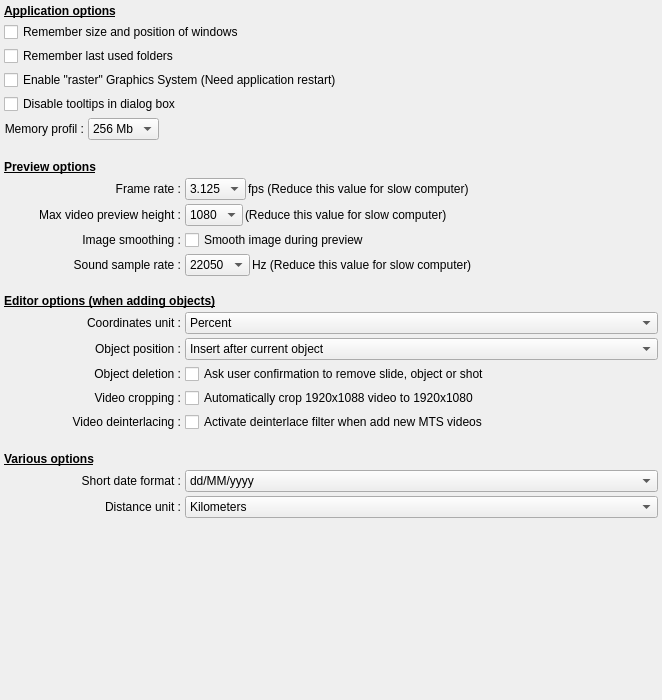
         <widget class="QWidget" name="scrollAreaWidgetContents_2">
          <property name="geometry">
           <rect>
            <x>0</x>
            <y>0</y>
            <width>662</width>
            <height>700</height>
           </rect>
          </property>
          <layout class="QGridLayout" name="gridLayout">
           <property name="leftMargin">
            <number>4</number>
           </property>
           <property name="topMargin">
            <number>4</number>
           </property>
           <property name="rightMargin">
            <number>4</number>
           </property>
           <property name="bottomMargin">
            <number>4</number>
           </property>
           <property name="spacing">
            <number>4</number>
           </property>
           <item row="29" column="0">
            <widget class="QLabel" name="label_57">
             <property name="text">
              <string>Short date format :</string>
             </property>
             <property name="alignment">
              <set>Qt::AlignRight|Qt::AlignTrailing|Qt::AlignVCenter</set>
             </property>
             <property name="buddy">
              <cstring>AppendObjectCB</cstring>
             </property>
            </widget>
           </item>
           <item row="33" column="0">
            <widget class="QLabel" name="label_61">
             <property name="text">
              <string>Distance unit :</string>
             </property>
             <property name="alignment">
              <set>Qt::AlignRight|Qt::AlignTrailing|Qt::AlignVCenter</set>
             </property>
             <property name="buddy">
              <cstring>AppendObjectCB</cstring>
             </property>
            </widget>
           </item>
           <item row="10" column="1">
            <layout class="QHBoxLayout" name="horizontalLayout_4">
             <property name="spacing">
              <number>2</number>
             </property>
             <item>
              <widget class="QComboBox" name="PreviewFrameRateCB">
               <property name="sizePolicy">
                <sizepolicy hsizetype="Preferred" vsizetype="Preferred">
                 <horstretch>0</horstretch>
                 <verstretch>0</verstretch>
                </sizepolicy>
               </property>
               <property name="toolTip">
                <string>Defines the number of images per second which will be generated to show the preview.
Note: the higher this number, the more smooth the preview will be. On the other hand, more computer resources will be required. Reduce this number on slow computers or if the gauge for your multimedia reader is frequently in the red zone.</string>
               </property>
               <item>
                <property name="text">
                 <string notr="true">3.125</string>
                </property>
               </item>
               <item>
                <property name="text">
                 <string notr="true">6</string>
                </property>
               </item>
               <item>
                <property name="text">
                 <string notr="true">8.333</string>
                </property>
               </item>
               <item>
                <property name="text">
                 <string notr="true">12.5</string>
                </property>
               </item>
               <item>
                <property name="text">
                 <string notr="true">18.75</string>
                </property>
               </item>
              </widget>
             </item>
             <item>
              <widget class="QLabel" name="label_6">
               <property name="sizePolicy">
                <sizepolicy hsizetype="Expanding" vsizetype="Preferred">
                 <horstretch>0</horstretch>
                 <verstretch>0</verstretch>
                </sizepolicy>
               </property>
               <property name="text">
                <string>fps (Reduce this value for slow computer)</string>
               </property>
              </widget>
             </item>
            </layout>
           </item>
           <item row="21" column="0">
            <widget class="QLabel" name="label_100">
             <property name="text">
              <string>Video deinterlacing :</string>
             </property>
             <property name="alignment">
              <set>Qt::AlignRight|Qt::AlignTrailing|Qt::AlignVCenter</set>
             </property>
            </widget>
           </item>
           <item row="2" column="0" colspan="2">
            <widget class="QCheckBox" name="RememberLastDirectoriesCH">
             <property name="toolTip">
              <string>If this box is checked, the directories for images, videos, projects, music and the generation of your movie will be saved and reused the next time you use ffDiaporama.</string>
             </property>
             <property name="text">
              <string>Remember last used folders</string>
             </property>
            </widget>
           </item>
           <item row="34" column="0">
            <spacer name="verticalSpacer_2">
             <property name="orientation">
              <enum>Qt::Vertical</enum>
             </property>
             <property name="sizeHint" stdset="0">
              <size>
               <width>20</width>
               <height>40</height>
              </size>
             </property>
            </spacer>
           </item>
           <item row="33" column="1">
            <widget class="QComboBox" name="DistanceUnitCB">
             <property name="toolTip">
              <string>This option lets you specify the unit to be used for distances.</string>
             </property>
             <item>
              <property name="text">
               <string>Kilometers</string>
              </property>
             </item>
             <item>
              <property name="text">
               <string>Miles</string>
              </property>
             </item>
            </widget>
           </item>
           <item row="11" column="1">
            <layout class="QHBoxLayout" name="horizontalLayout_17">
             <property name="spacing">
              <number>2</number>
             </property>
             <item>
              <widget class="QComboBox" name="MaxVideoPreviewHeightCB">
               <property name="sizePolicy">
                <sizepolicy hsizetype="Preferred" vsizetype="Preferred">
                 <horstretch>0</horstretch>
                 <verstretch>0</verstretch>
                </sizepolicy>
               </property>
               <property name="toolTip">
                <string>Sets the maximum height of videos used for the preview.
Beyond this height, the videos are automatically reduced for creating images.</string>
               </property>
               <item>
                <property name="text">
                 <string notr="true">1080</string>
                </property>
               </item>
               <item>
                <property name="text">
                 <string notr="true">720</string>
                </property>
               </item>
               <item>
                <property name="text">
                 <string notr="true">540</string>
                </property>
               </item>
               <item>
                <property name="text">
                 <string notr="true">360</string>
                </property>
               </item>
               <item>
                <property name="text">
                 <string notr="true">270</string>
                </property>
               </item>
              </widget>
             </item>
             <item>
              <widget class="QLabel" name="label_60">
               <property name="sizePolicy">
                <sizepolicy hsizetype="Expanding" vsizetype="Preferred">
                 <horstretch>0</horstretch>
                 <verstretch>0</verstretch>
                </sizepolicy>
               </property>
               <property name="text">
                <string>(Reduce this value for slow computer)</string>
               </property>
              </widget>
             </item>
            </layout>
           </item>
           <item row="20" column="0">
            <widget class="QLabel" name="label_99">
             <property name="text">
              <string>Video cropping :</string>
             </property>
             <property name="alignment">
              <set>Qt::AlignRight|Qt::AlignTrailing|Qt::AlignVCenter</set>
             </property>
            </widget>
           </item>
           <item row="18" column="0">
            <widget class="QLabel" name="label_2">
             <property name="text">
              <string>Object position :</string>
             </property>
             <property name="alignment">
              <set>Qt::AlignRight|Qt::AlignTrailing|Qt::AlignVCenter</set>
             </property>
             <property name="buddy">
              <cstring>AppendObjectCB</cstring>
             </property>
            </widget>
           </item>
           <item row="13" column="0">
            <widget class="QLabel" name="label_7">
             <property name="text">
              <string>Sound sample rate :</string>
             </property>
             <property name="alignment">
              <set>Qt::AlignRight|Qt::AlignTrailing|Qt::AlignVCenter</set>
             </property>
             <property name="buddy">
              <cstring>PreviewFrameRateCB</cstring>
             </property>
            </widget>
           </item>
           <item row="18" column="1">
            <widget class="QComboBox" name="AppendObjectCB">
             <property name="toolTip">
              <string>This option allows you to adjust the positions occupied by new objects inserted into the timeline.
- If Insert after the current selected object is selected, then the new slides will be created after the current slide.
- If Append to the end of the project is selected, then the new slides will be created at the end of the project.</string>
             </property>
             <item>
              <property name="text">
               <string>Insert after current object</string>
              </property>
             </item>
             <item>
              <property name="text">
               <string>Append at project end</string>
              </property>
             </item>
            </widget>
           </item>
           <item row="4" column="0">
            <widget class="QCheckBox" name="DisableTooltipsCB">
             <property name="toolTip">
              <string>If this box is checked, tooltips will no longer appear in dialog boxes (only what's this will be available).</string>
             </property>
             <property name="text">
              <string>Disable tooltips in dialog box</string>
             </property>
            </widget>
           </item>
           <item row="19" column="1">
            <widget class="QCheckBox" name="AskUserToRemove">
             <property name="toolTip">
              <string>If this box is checked, a confirmation prompt will be displayed every time you remove an object:
- A slide from the main window
-A shot or block from the slide properties dialog box</string>
             </property>
             <property name="text">
              <string>Ask user confirmation to remove slide, object or shot</string>
             </property>
            </widget>
           </item>
           <item row="10" column="0">
            <widget class="QLabel" name="label_5">
             <property name="text">
              <string>Frame rate :</string>
             </property>
             <property name="alignment">
              <set>Qt::AlignRight|Qt::AlignTrailing|Qt::AlignVCenter</set>
             </property>
             <property name="buddy">
              <cstring>PreviewFrameRateCB</cstring>
             </property>
            </widget>
           </item>
           <item row="6" column="0" colspan="2">
            <layout class="QHBoxLayout" name="horizontalLayout_16">
             <item>
              <widget class="QLabel" name="MemCacheProfilLabel">
               <property name="text">
                <string>Memory profil :</string>
               </property>
               <property name="alignment">
                <set>Qt::AlignRight|Qt::AlignTrailing|Qt::AlignVCenter</set>
               </property>
              </widget>
             </item>
             <item>
              <widget class="QComboBox" name="MemCacheProfilCB">
               <property name="toolTip">
                <string>&lt;html&gt;&lt;head/&gt;&lt;body&gt;&lt;p&gt;Defines the quantity of memory used as cache memory by ffDiaporama. This parameter is important because it allows to adapt ffDiaporama to your hardware.&lt;/p&gt;&lt;/body&gt;&lt;/html&gt;</string>
               </property>
               <item>
                <property name="text">
                 <string>256 Mb</string>
                </property>
               </item>
               <item>
                <property name="text">
                 <string>512 Mb</string>
                </property>
               </item>
               <item>
                <property name="text">
                 <string>1 Gb</string>
                </property>
               </item>
               <item>
                <property name="text">
                 <string>2 Gb</string>
                </property>
               </item>
              </widget>
             </item>
             <item>
              <widget class="QLabel" name="MemCacheProfilSpacer">
               <property name="sizePolicy">
                <sizepolicy hsizetype="Expanding" vsizetype="Preferred">
                 <horstretch>0</horstretch>
                 <verstretch>0</verstretch>
                </sizepolicy>
               </property>
               <property name="text">
                <string notr="true"/>
               </property>
              </widget>
             </item>
            </layout>
           </item>
           <item row="12" column="1">
            <widget class="QCheckBox" name="SmoothImageDuringPreviewCB">
             <property name="toolTip">
              <string>If this box is checked, the image smoothing effect will be applied to the images during the preview.
Remark: This effect consumes lots of resources and can result in slow preview on small machines. Unchecking this box allows then to keep a fluid preview.</string>
             </property>
             <property name="text">
              <string>Smooth image during preview</string>
             </property>
            </widget>
           </item>
           <item row="29" column="1">
            <widget class="QComboBox" name="ShortDateFmtCB">
             <property name="toolTip">
              <string>This option allows you to specify the format in which computed dates are displayed.</string>
             </property>
             <item>
              <property name="text">
               <string notr="true">dd/MM/yyyy</string>
              </property>
             </item>
             <item>
              <property name="text">
               <string notr="true">MM/dd/yyyy</string>
              </property>
             </item>
             <item>
              <property name="text">
               <string notr="true">yyyy/MM/dd</string>
              </property>
             </item>
             <item>
              <property name="text">
               <string notr="true">dd.MM.yyyy</string>
              </property>
             </item>
             <item>
              <property name="text">
               <string notr="true">MM.dd.yyyy</string>
              </property>
             </item>
             <item>
              <property name="text">
               <string notr="true">yyyy.MM.dd</string>
              </property>
             </item>
            </widget>
           </item>
           <item row="1" column="0" colspan="2">
            <widget class="QCheckBox" name="RestoreWindowCH">
             <property name="toolTip">
              <string>If this box is checked, the sizes and the positions of all windows and dialogs will be saved and reused the next time you use ffDiaporama.</string>
             </property>
             <property name="text">
              <string>Remember size and position of windows</string>
             </property>
            </widget>
           </item>
           <item row="17" column="0">
            <widget class="QLabel" name="label_34">
             <property name="text">
              <string>Coordinates unit :</string>
             </property>
             <property name="alignment">
              <set>Qt::AlignRight|Qt::AlignTrailing|Qt::AlignVCenter</set>
             </property>
            </widget>
           </item>
           <item row="21" column="1">
            <widget class="QCheckBox" name="DeinterlaceCB">
             <property name="toolTip">
              <string>If the Activate deinterlace filter when add new MTS videos is checked, deinterlace filter will automatically be activated for all .mts videos added to the project.
Remark: Some manufacturers produce videos using interlaced mode. They make it to accelerate the encoding. The problem is it deforms the image on which moved lines appear. For more information on interlaced video, see Wikipedia page on interlaced video.</string>
             </property>
             <property name="text">
              <string>Activate deinterlace filter when add new MTS videos</string>
             </property>
            </widget>
           </item>
           <item row="19" column="0">
            <widget class="QLabel" name="label_33">
             <property name="text">
              <string>Object deletion :</string>
             </property>
             <property name="alignment">
              <set>Qt::AlignRight|Qt::AlignTrailing|Qt::AlignVCenter</set>
             </property>
            </widget>
           </item>
           <item row="11" column="0">
            <widget class="QLabel" name="label_59">
             <property name="text">
              <string>Max video preview height :</string>
             </property>
             <property name="alignment">
              <set>Qt::AlignRight|Qt::AlignTrailing|Qt::AlignVCenter</set>
             </property>
             <property name="buddy">
              <cstring>PreviewFrameRateCB</cstring>
             </property>
            </widget>
           </item>
           <item row="0" column="0" colspan="2">
            <widget class="QLabel" name="label_3">
             <property name="font">
              <font>
               <weight>75</weight>
               <bold>true</bold>
               <underline>true</underline>
              </font>
             </property>
             <property name="text">
              <string>Application options</string>
             </property>
            </widget>
           </item>
           <item row="13" column="1">
            <layout class="QHBoxLayout" name="horizontalLayout_6">
             <property name="spacing">
              <number>2</number>
             </property>
             <item>
              <widget class="QComboBox" name="PreviewAudioRateCB">
               <property name="sizePolicy">
                <sizepolicy hsizetype="Preferred" vsizetype="Preferred">
                 <horstretch>0</horstretch>
                 <verstretch>0</verstretch>
                </sizepolicy>
               </property>
               <property name="toolTip">
                <string>Defines the frequency of the sound generated to show the preview.</string>
               </property>
               <item>
                <property name="text">
                 <string notr="true">22050</string>
                </property>
               </item>
               <item>
                <property name="text">
                 <string notr="true">44100</string>
                </property>
               </item>
               <item>
                <property name="text">
                 <string notr="true">48000</string>
                </property>
               </item>
              </widget>
             </item>
             <item>
              <widget class="QLabel" name="label_50">
               <property name="sizePolicy">
                <sizepolicy hsizetype="Expanding" vsizetype="Preferred">
                 <horstretch>0</horstretch>
                 <verstretch>0</verstretch>
                </sizepolicy>
               </property>
               <property name="text">
                <string>Hz (Reduce this value for slow computer)</string>
               </property>
              </widget>
             </item>
            </layout>
           </item>
           <item row="16" column="0" colspan="2">
            <widget class="QLabel" name="label">
             <property name="font">
              <font>
               <weight>75</weight>
               <bold>true</bold>
               <underline>true</underline>
              </font>
             </property>
             <property name="text">
              <string>
Editor options (when adding objects)</string>
             </property>
             <property name="alignment">
              <set>Qt::AlignBottom|Qt::AlignLeading|Qt::AlignLeft</set>
             </property>
            </widget>
           </item>
           <item row="12" column="0">
            <widget class="QLabel" name="label_42">
             <property name="text">
              <string>Image smoothing :</string>
             </property>
             <property name="alignment">
              <set>Qt::AlignRight|Qt::AlignTrailing|Qt::AlignVCenter</set>
             </property>
            </widget>
           </item>
           <item row="17" column="1">
            <widget class="QComboBox" name="UnitCB">
             <property name="toolTip">
              <string>This option allows to select the unit for the coordinates which will be used in the properties dialog.
 You can choose:
 - Percentage: Coordinates (X, Y, Width and Height) are expressed in percentages
 - Pixel: Coordinates (X, Y, Width and Height) are expressed in pixels relative to a screen in 1080p mode</string>
             </property>
             <item>
              <property name="text">
               <string>Percent</string>
              </property>
             </item>
             <item>
              <property name="text">
               <string>Pixel</string>
              </property>
             </item>
            </widget>
           </item>
           <item row="3" column="0" colspan="2">
            <widget class="QCheckBox" name="RasterModeCB">
             <property name="toolTip">
              <string>If this box is checked, the graphic system &quot;raster&quot; is used instead of the default graphic system. This option is used only at application start up.
The &quot;raster&quot; Graphics accelerates the display but can raise problems on some computer in particular with KDE.</string>
             </property>
             <property name="text">
              <string>Enable &quot;raster&quot; Graphics System (Need application restart)</string>
             </property>
            </widget>
           </item>
           <item row="9" column="0" colspan="2">
            <widget class="QLabel" name="label_4">
             <property name="sizePolicy">
              <sizepolicy hsizetype="Preferred" vsizetype="Fixed">
               <horstretch>0</horstretch>
               <verstretch>0</verstretch>
              </sizepolicy>
             </property>
             <property name="minimumSize">
              <size>
               <width>0</width>
               <height>30</height>
              </size>
             </property>
             <property name="maximumSize">
              <size>
               <width>16777215</width>
               <height>30</height>
              </size>
             </property>
             <property name="font">
              <font>
               <weight>75</weight>
               <bold>true</bold>
               <underline>true</underline>
              </font>
             </property>
             <property name="text">
              <string>Preview options</string>
             </property>
             <property name="alignment">
              <set>Qt::AlignBottom|Qt::AlignLeading|Qt::AlignLeft</set>
             </property>
            </widget>
           </item>
           <item row="20" column="1">
            <widget class="QCheckBox" name="Crop1088To1080CB">
             <property name="toolTip">
              <string>If the Automatically crop 1920×1088 video to 1920×1080 is checked then video images are automatically cropped.
Remark: Some manufacturers produce FullHD videos 1920×1088 rather than 1920×1080. They make it to accelerate the encoding which is faster with a multiple of 16 lines. But this size is not 16:9. To keep the whole image, not only the image is deformed to fit into the screen but besides black bands appear on the sides. To avoid all these problems, by checking this box, these videos are truncated to be returned to the 1920×1080 sizes. Then 4 lines are cut at the top and bottom.</string>
             </property>
             <property name="text">
              <string>Automatically crop 1920x1088 video to 1920x1080</string>
             </property>
            </widget>
           </item>
           <item row="28" column="0" colspan="2">
            <widget class="QLabel" name="label_58">
             <property name="sizePolicy">
              <sizepolicy hsizetype="Preferred" vsizetype="Fixed">
               <horstretch>0</horstretch>
               <verstretch>0</verstretch>
              </sizepolicy>
             </property>
             <property name="minimumSize">
              <size>
               <width>0</width>
               <height>30</height>
              </size>
             </property>
             <property name="maximumSize">
              <size>
               <width>16777215</width>
               <height>30</height>
              </size>
             </property>
             <property name="font">
              <font>
               <weight>75</weight>
               <bold>true</bold>
               <underline>true</underline>
              </font>
             </property>
             <property name="text">
              <string>Various options</string>
             </property>
             <property name="alignment">
              <set>Qt::AlignBottom|Qt::AlignLeading|Qt::AlignLeft</set>
             </property>
            </widget>
           </item>
          </layout>
         </widget>
